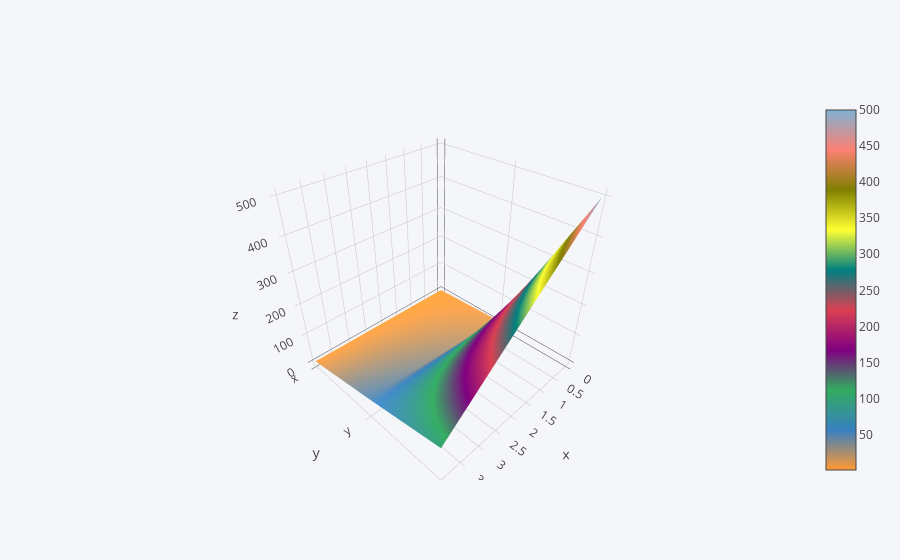

The code cell stored with this chart in its notebook:
### Code cell
df2.iplot(kind = 'surface')

# now this is create a 3-D surface plot

### Figure 1 — Plotly figure (JSON) as saved in the notebook; plotly's stock layout.template omitted (floating-point values rounded to 4 significant figures)
{"data": [{"colorscale": [[0, "rgb(255, 153, 51)"], [0.1111, "rgb(55, 128, 191)"], [0.2222, "rgb(50, 171, 96)"], [0.3333, "rgb(128, 0, 128)"], [0.4444, "rgb(219, 64, 82)"], [0.5556, "rgb(0, 128, 128)"], [0.6667, "rgb(255, 255, 51)"], [0.7778, "rgb(128, 128, 0)"], [0.8889, "rgb(251, 128, 114)"], [1, "rgb(128, 177, 211)"]], "type": "surface", "uid": "98f29300-c176-45a8-91d9-9239dcc23438", "x": [0, 1, 2, 3, 4], "y": ["x", "y", "z"], "z": [[1, 2, 3, 4, 5], [10, 20, 30, 40, 50], [500, 400, 300, 200, 100]]}], "layout": {"legend": {"bgcolor": "#F5F6F9", "font": {"color": "#4D5663"}}, "paper_bgcolor": "#F5F6F9", "plot_bgcolor": "#F5F6F9", "title": {"font": {"color": "#4D5663"}}, "xaxis": {"gridcolor": "#E1E5ED", "showgrid": true, "tickfont": {"color": "#4D5663"}, "title": {"font": {"color": "#4D5663"}, "text": ""}, "zerolinecolor": "#E1E5ED"}, "yaxis": {"gridcolor": "#E1E5ED", "showgrid": true, "tickfont": {"color": "#4D5663"}, "title": {"font": {"color": "#4D5663"}, "text": ""}, "zerolinecolor": "#E1E5ED"}}}
